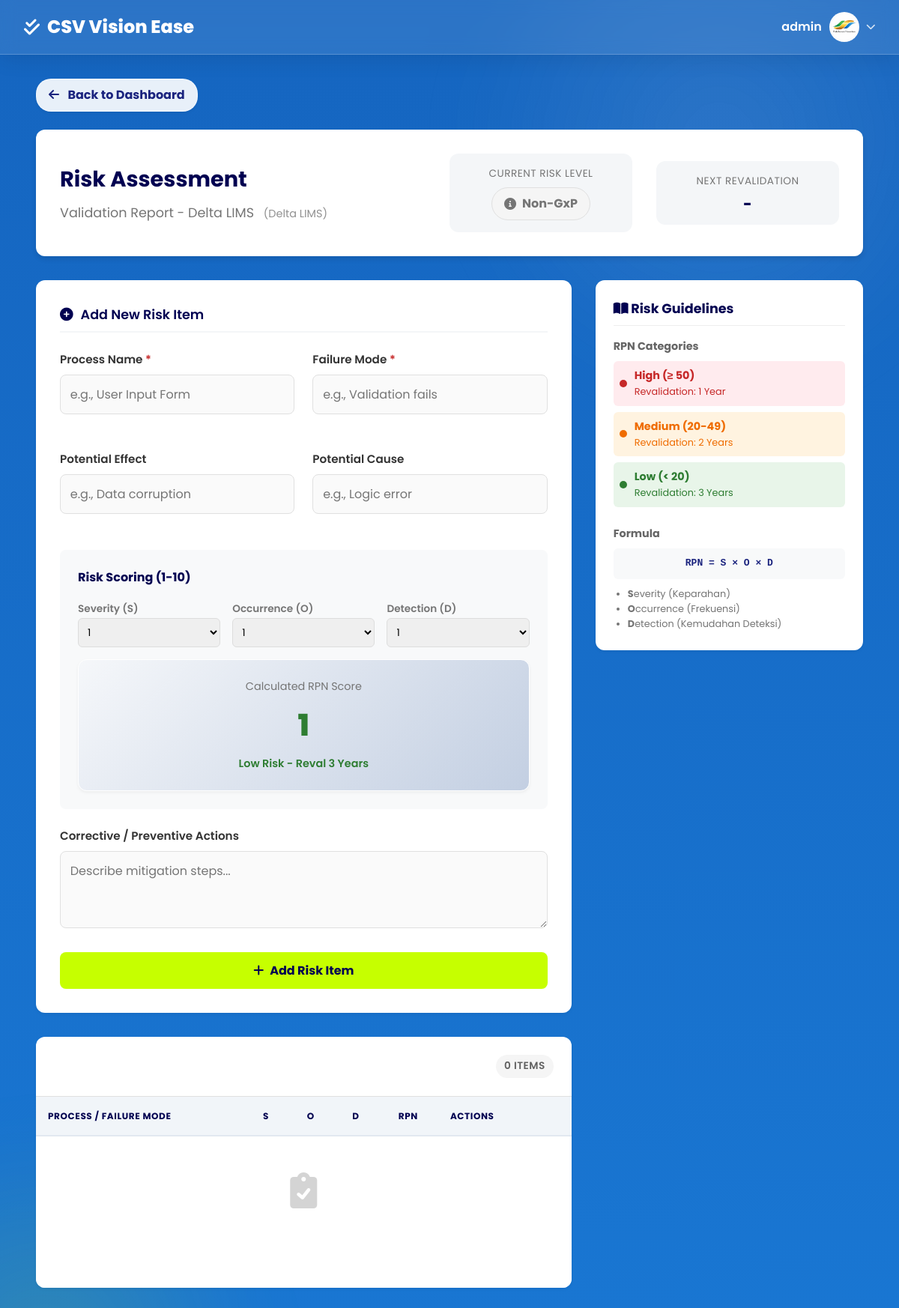
Screenshot of /risk_assessment.php?project_id=12 (signed in) with the database file from the repository.
### tables this page shows
CREATE TABLE `users` (
  `id` int NOT NULL,
  `username` varchar(50) NOT NULL,
  `password` varchar(255) NOT NULL,
  `role` enum('admin','user') DEFAULT 'user',
  `profile_picture` varchar(255) DEFAULT NULL,
  `created_at` timestamp NULL DEFAULT CURRENT_TIMESTAMP
);

CREATE TABLE `projects` (
  `id` int NOT NULL,
  `name` varchar(100) NOT NULL,
  `software` varchar(100) NOT NULL,
  `version` varchar(50) DEFAULT NULL,
  `description` text,
  `validator_name` varchar(255) DEFAULT NULL,
  `validation_plan_date` date DEFAULT NULL,
  `department` varchar(255) DEFAULT NULL,
  `status` enum('Draft','In Progress','Completed') DEFAULT 'Draft',
  `created_by` int DEFAULT NULL,
  `created_at` timestamp NULL DEFAULT CURRENT_TIMESTAMP,
  `max_rpn` int DEFAULT '0',
  `risk_level` enum('Low','Medium','High','Non-GxP') DEFAULT NULL,
  `next_revalidation_date` date DEFAULT NULL
);

### risk_assessment.php (the view, shortened to what this page needs)
<?php
require_once 'includes/db.php';
include 'includes/header.php';
$project_id = $_GET['project_id'] ?? 0;
$project = null;
$risks = [];
if ($project_id) {
    try {
        $stmt = $pdo->prepare("SELECT * FROM projects WHERE id = :id");
        $stmt->execute(['id' => $project_id]);
        $project = $stmt->fetch();
        if ($project) {
            $stmtRisks = $pdo->prepare("SELECT * FROM risk_assessments WHERE project_id = :id ORDER BY created_at ASC");
            $stmtRisks->execute(['id' => $project_id]);
            $risks = $stmtRisks->fetchAll();
        }
    } catch (PDOException $e) {
        $error = "Error fetching data: " . $e->getMessage();
    }
}
?>
<div class="container fade-in">
    <a href="dashboard.php" class="back-link" style="margin-bottom: 1.5rem; display: inline-block;">
        <i class="fas fa-arrow-left" style="margin-right: 8px;"></i> Back to Dashboard
    </a>
    <?php if ($project): ?>
        <?php
            $currentRisk = $project['risk_level'] ?? 'Non-GxP';
            $riskClass = match($currentRisk) {
                'High' => 'risk-high',
                'Medium' => 'risk-medium',
                'Low' => 'risk-low',
                default => 'risk-none'
            };
            $riskIcon = match($currentRisk) {
                'High' => 'exclamation-triangle',
                'Medium' => 'exclamation-circle',
                'Low' => 'check-circle',
                default => 'info-circle'
            };
        ?>
        <div class="risk-header-card">
            <div>
                <h1 style="font-size: 1.8rem; margin-bottom: 0.5rem; color: var(--primary-dark);">Risk Assessment</h1>
                <p style="margin: 0; color: var(--text-light); font-size: 1.1rem;">
                    <?php echo htmlspecialchars($project['name']); ?>
                    <span style="font-size: 0.9rem; opacity: 0.8; margin-left: 8px;">(<?php echo htmlspecialchars($project['software']); ?>)</span>
                </p>
            </div>
            <div class="risk-stat">
                <div class="risk-stat-label">Current Risk Level</div>
                <div style="margin-top: 8px;">
                    <span class="risk-badge-lg <?php echo $riskClass; ?>">
                        <i class="fas fa-<?php echo $riskIcon; ?>"></i> <?php echo $currentRisk; ?>
                    </span>
                </div>
            </div>
            <div class="risk-stat">
                <div class="risk-stat-label">Next Revalidation</div>
                <div class="risk-stat-value" style="font-size: 1.2rem; margin-top: 8px;">
                    <?php echo $project['next_revalidation_date'] ? date('d M Y', strtotime($project['next_revalidation_date'])) : '-'; ?>
                </div>
            </div>
        </div>
        <div style="display: grid; grid-template-columns: 2fr 1fr; gap: 2rem; align-items: start;">
            <div>
                <div class="form-section">
                    <div class="form-section-title">
                        <i class="fas fa-plus-circle"></i> Add New Risk Item
                    </div>
                    <form method="POST" action="">
                        <div class="form-grid" style="margin-bottom: 1.5rem;">
                            <div class="form-group">
                                <label>Process Name <span style="color: var(--danger-color)">*</span></label>
                                <input type="text" name="process_name" required placeholder="e.g., User Input Form" style="width: 100%; padding: 0.8rem; border: 1px solid var(--border-color); border-radius: 8px;">
                            </div>
                            <div class="form-group">
                                <label>Failure Mode <span style="color: var(--danger-color)">*</span></label>
                                <input type="text" name="failure_mode" required placeholder="e.g., Validation fails" style="width: 100%; padding: 0.8rem; border: 1px solid var(--border-color); border-radius: 8px;">
                            </div>
                        </div>
                        <div class="form-grid" style="margin-bottom: 1.5rem;">
                            <div class="form-group">
                                <label>Potential Effect</label>
                                <input type="text" name="effect_of_failure" placeholder="e.g., Data corruption" style="width: 100%; padding: 0.8rem; border: 1px solid var(--border-color); border-radius: 8px;">
                            </div>
                            <div class="form-group">
                                <label>Potential Cause</label>
                                <input type="text" name="cause_of_failure" placeholder="e.g., Logic error" style="width: 100%; padding: 0.8rem; border: 1px solid var(--border-color); border-radius: 8px;">
                            </div>
                        </div>
                        <div style="background: #f8f9fa; padding: 1.5rem; border-radius: 8px; margin-bottom: 1.5rem; color: var(--text-color);">
                            <label style="font-weight: 700; margin-bottom: 1rem; display: block; color: var(--primary-dark);">Risk Scoring (1-10)</label>
                            <div style="display: grid; grid-template-columns: 1fr 1fr 1fr; gap: 1rem;">
                                <div>
                                    <label style="font-size: 0.85rem; color: var(--text-light); font-weight: 600;">Severity (S)</label>
                                    <select name="severity" id="severity" onchange="calculateRPN()" required style="width: 100%; padding: 0.5rem; border-radius: 6px; border: 1px solid #ddd;">
                                        <?php for($i=1; $i<=10; $i++) echo "<option value='$i'>$i</option>"; ?>
                                    </select>
                                </div>
                                <div>
                                    <label style="font-size: 0.85rem; color: var(--text-light); font-weight: 600;">Occurrence (O)</label>
                                    <select name="occurrence" id="occurrence" onchange="calculateRPN()" required style="width: 100%; padding: 0.5rem; border-radius: 6px; border: 1px solid #ddd;">
                                        <?php for($i=1; $i<=10; $i++) echo "<option value='$i'>$i</option>"; ?>
                                    </select>
                                </div>
                                <div>
                                    <label style="font-size: 0.85rem; color: var(--text-light); font-weight: 600;">Detection (D)</label>
                                    <select name="detection" id="detection" onchange="calculateRPN()" required style="width: 100%; padding: 0.5rem; border-radius: 6px; border: 1px solid #ddd;">
                                        <?php for($i=1; $i<=10; $i++) echo "<option value='$i'>$i</option>"; ?>
                                    </select>
                                </div>
                            </div>
                            <div class="rpn-calculator">
                                <div style="font-size: 0.9rem; color: var(--text-light);">Calculated RPN Score</div>
                                <div id="rpn_preview" class="rpn-display">1</div>
                                <div id="rpn_label" style="font-weight: 600; font-size: 0.9rem; color: var(--success-color);">Low Risk</div>
                            </div>
                        </div>
                        <div class="form-group" style="margin-bottom: 1.5rem;">
                            <label>Corrective / Preventive Actions</label>
                            <textarea name="corrective_actions" rows="3" placeholder="Describe mitigation steps..." style="width: 100%; padding: 0.8rem; border: 1px solid var(--border-color); border-radius: 8px; font-family: inherit;"></textarea>
                        </div>
                        <button type="submit" class="btn btn-primary" style="width: 100%;">
                            <i class="fas fa-plus"></i> Add Risk Item
                        </button>
                    </form>
                </div>
                <div class="table-container">
                    <div style="padding: 1.5rem; border-bottom: 1px solid var(--border-color); display: flex; justify-content: space-between; align-items: center;">
                        <h3 style="margin: 0; font-size: 1.2rem;">FMEA Risk Register</h3>
                        <span class="badge badge-secondary"><?php echo count($risks); ?> Items</span>
                    </div>
                    <div style="overflow-x: auto;">
                        <table class="risk-table">
                            <thead>
                                <tr>
                                    <th>Process / Failure Mode</th>
                                    <th style="text-align: center; width: 60px;">S</th>
                                    <th style="text-align: center; width: 60px;">O</th>
                                    <th style="text-align: center; width: 60px;">D</th>
                                    <th style="text-align: center; width: 80px;">RPN</th>
                                    <th>Actions</th>
                                    <th style="width: 50px;"></th>
                                </tr>
                            </thead>
                            <tbody>
                                <?php if (empty($risks)): ?>
                                    <tr>
                                        <td colspan="7" style="padding: 3rem; text-align: center; color: var(--text-light);">
                                            <i class="fas fa-clipboard-check" style="font-size: 3rem; margin-bottom: 1rem; opacity: 0.3;"></i>
                                            <p>No risk assessments recorded yet.</p>
                                        </td>
                                    </tr>
                                <?php endif; ?>
                            </tbody>
                        </table>
                    </div>
                </div>
            </div>
            <div>
                <div style="background: white; padding: 1.5rem; border-radius: var(--radius); box-shadow: var(--shadow-sm); position: sticky; top: 100px;">
                    <h3 style="font-size: 1.1rem; color: var(--primary-dark); margin-bottom: 1rem; border-bottom: 1px solid #eee; padding-bottom: 0.5rem;">
                        <i class="fas fa-book-open"></i> Risk Guidelines
                    </h3>
                    <div style="margin-bottom: 1.5rem;">
                        <h4 style="font-size: 0.9rem; color: #666; margin-bottom: 0.5rem;">RPN Categories</h4>
                        <div style="display: flex; align-items: center; gap: 10px; margin-bottom: 8px; padding: 8px; border-radius: 6px; background: #ffebee;">
                            <div style="width: 10px; height: 10px; background: #c62828; border-radius: 50%;"></div>
                            <div style="flex: 1;">
                                <div style="font-weight: 700; font-size: 0.9rem; color: #c62828;">High (≥ 50)</div>
                                <div style="font-size: 0.8rem; color: #c62828;">Revalidation: 1 Year</div>
                            </div>
                        </div>
                        <div style="display: flex; align-items: center; gap: 10px; margin-bottom: 8px; padding: 8px; border-radius: 6px; background: #fff3e0;">
                            <div style="width: 10px; height: 10px; background: #ef6c00; border-radius: 50%;"></div>
                            <div style="flex: 1;">
                                <div style="font-weight: 700; font-size: 0.9rem; color: #ef6c00;">Medium (20-49)</div>
                                <div style="font-size: 0.8rem; color: #ef6c00;">Revalidation: 2 Years</div>
                            </div>
                        </div>
                        <div style="display: flex; align-items: center; gap: 10px; margin-bottom: 8px; padding: 8px; border-radius: 6px; background: #e8f5e9;">
                            <div style="width: 10px; height: 10px; background: #2e7d32; border-radius: 50%;"></div>
                            <div style="flex: 1;">
                                <div style="font-weight: 700; font-size: 0.9rem; color: #2e7d32;">Low (< 20)</div>
                                <div style="font-size: 0.8rem; color: #2e7d32;">Revalidation: 3 Years</div>
                            </div>
                        </div>
                    </div>
                    <div>
                        <h4 style="font-size: 0.9rem; color: #666; margin-bottom: 0.5rem;">Formula</h4>
                        <div style="background: #f8f9fa; padding: 10px; border-radius: 6px; text-align: center; font-family: monospace; font-weight: 600; color: var(--primary-color);">
                            RPN = S × O × D
                        </div>
                        <ul style="font-size: 0.8rem; color: var(--text-light); margin-top: 10px; padding-left: 1.2rem;">
                            <li><strong>S</strong>everity (Keparahan)</li>
                            <li><strong>O</strong>ccurrence (Frekuensi)</li>
                            <li><strong>D</strong>etection (Kemudahan Deteksi)</li>
                        </ul>
                    </div>
                </div>
            </div>
        </div>
    <?php else: ?>
        <p>Project not found.</p>
    <?php endif; ?>
</div>
<?php include 'includes/footer.php'; ?>

### includes/header.php (shortened to what this page needs)
<!DOCTYPE html>
<html lang="en">
<head>
    <link rel="stylesheet" href="assets/css/style.css?v=<?php echo time(); ?>">
    <link rel="stylesheet" href="https://cdnjs.cloudflare.com/ajax/libs/font-awesome/6.0.0/css/all.min.css">
</head>
<body>
    <nav class="navbar">
        <a href="dashboard.php" class="navbar-brand">
            <i class="fas fa-check-double"></i>
            <span>CSV Vision Ease</span>
        </a>
        <div class="user-menu" style="position: relative;">
            <div class="user-dropdown-toggle" onclick="toggleDropdown()" style="cursor: pointer; display: flex; align-items: center; gap: 10px;">
                <?php
                require_once 'includes/db.php';
                $stmtHeader = $pdo->prepare("SELECT profile_picture FROM users WHERE id = :id");
                $stmtHeader->execute(['id' => $_SESSION['user_id']]);
                $userHeader = $stmtHeader->fetch();
                $profilePic = $userHeader['profile_picture'] ?? '';
                ?>
                <span style="font-weight: 600;"><?php echo htmlspecialchars($_SESSION['username']); ?></span>
                <div style="width: 40px; height: 40px; border-radius: 50%; background: #f0f0f0; overflow: hidden; border: 2px solid rgba(255, 255, 255, 0.8);">
                    <?php if ($profilePic && file_exists($profilePic)): ?>
                        <img src="<?php echo $profilePic; ?>" alt="Profile" style="width: 100%; height: 100%; object-fit: cover;">
                    <?php else: ?>
                        <div style="width: 100%; height: 100%; display: flex; align-items: center; justify-content: center; background: var(--primary-color); color: white;">
                            <i class="fas fa-user"></i>
                        </div>
                    <?php endif; ?>
                </div>
                <i class="fas fa-chevron-down" style="font-size: 0.8rem; color: rgba(255, 255, 255, 0.8);"></i>
            </div>
        </div>
    </nav>
    <div class="container">

### rows the page displays
users: profile_picture (picture)
projects: name "Validation Report - Delta LIMS", software "Delta LIMS", risk_level "Non-GxP"

### other values shown
$_SESSION['username'] "admin"
count($risks) "0"
form field severity "1"
form field occurrence "1"
form field detection "1"
